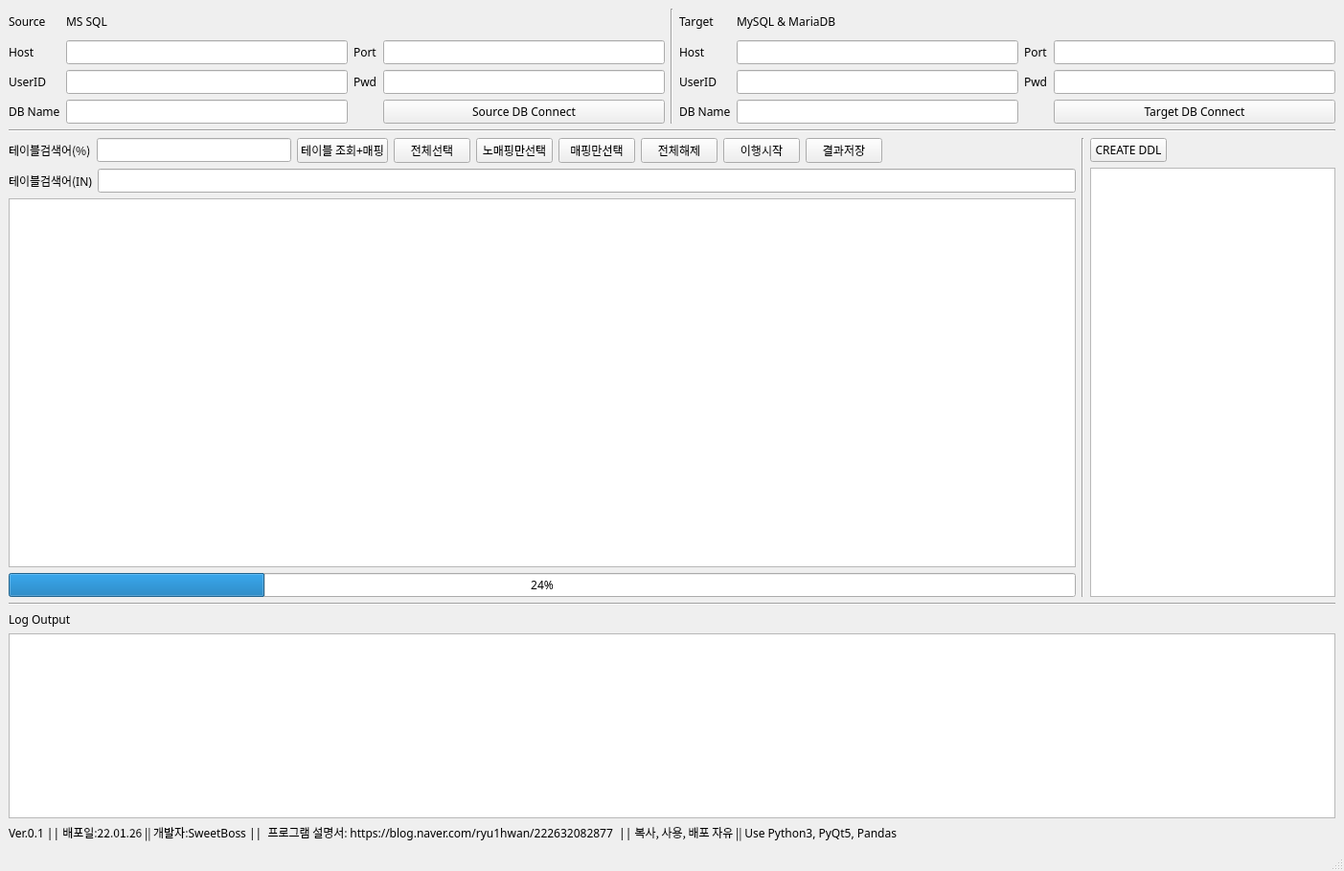
<?xml version="1.0" encoding="UTF-8"?>
<ui version="4.0">
 <class>mainFrm</class>
 <widget class="QMainWindow" name="mainFrm">
  <property name="geometry">
   <rect>
    <x>0</x>
    <y>0</y>
    <width>1403</width>
    <height>909</height>
   </rect>
  </property>
  <property name="font">
   <font>
    <family>D2Coding</family>
   </font>
  </property>
  <property name="windowTitle">
   <string>MigMini - For MS SQL to MySQL</string>
  </property>
  <widget class="QWidget" name="centralwidget">
   <layout class="QGridLayout" name="gridLayout_6">
    <item row="0" column="0">
     <layout class="QVBoxLayout" name="vlay_Main" stretch="1,0,4,0,2">
      <item>
       <layout class="QHBoxLayout" name="horizontalLayout">
        <item>
         <layout class="QGridLayout" name="gridLayout">
          <item row="5" column="0">
           <widget class="QLabel" name="label_13">
            <property name="font">
             <font>
              <family>D2Coding</family>
              <pointsize>9</pointsize>
             </font>
            </property>
            <property name="text">
             <string>DB Name</string>
            </property>
           </widget>
          </item>
          <item row="1" column="0">
           <widget class="QLabel" name="label_2">
            <property name="font">
             <font>
              <family>D2Coding</family>
              <pointsize>9</pointsize>
             </font>
            </property>
            <property name="text">
             <string>Host</string>
            </property>
           </widget>
          </item>
          <item row="0" column="0">
           <widget class="QLabel" name="label">
            <property name="font">
             <font>
              <family>D2Coding</family>
              <pointsize>9</pointsize>
             </font>
            </property>
            <property name="text">
             <string>Source</string>
            </property>
           </widget>
          </item>
          <item row="3" column="0">
           <widget class="QLabel" name="label_4">
            <property name="font">
             <font>
              <family>D2Coding</family>
              <pointsize>9</pointsize>
             </font>
            </property>
            <property name="text">
             <string>UserID</string>
            </property>
           </widget>
          </item>
          <item row="3" column="1">
           <widget class="QLineEdit" name="txtSourUserID">
            <property name="font">
             <font>
              <family>D2Coding</family>
              <pointsize>9</pointsize>
             </font>
            </property>
           </widget>
          </item>
          <item row="1" column="1">
           <widget class="QLineEdit" name="txtSourHost">
            <property name="font">
             <font>
              <family>D2Coding</family>
              <pointsize>9</pointsize>
             </font>
            </property>
           </widget>
          </item>
          <item row="5" column="1">
           <widget class="QLineEdit" name="txtSourDBName">
            <property name="font">
             <font>
              <family>D2Coding</family>
              <pointsize>9</pointsize>
             </font>
            </property>
           </widget>
          </item>
          <item row="0" column="1">
           <widget class="QLabel" name="label_31">
            <property name="font">
             <font>
              <family>D2Coding</family>
              <pointsize>9</pointsize>
             </font>
            </property>
            <property name="text">
             <string>MS SQL</string>
            </property>
           </widget>
          </item>
          <item row="1" column="3">
           <widget class="QLineEdit" name="txtSourPort">
            <property name="font">
             <font>
              <family>D2Coding</family>
              <pointsize>9</pointsize>
             </font>
            </property>
           </widget>
          </item>
          <item row="1" column="2">
           <widget class="QLabel" name="label_3">
            <property name="font">
             <font>
              <family>D2Coding</family>
              <pointsize>9</pointsize>
             </font>
            </property>
            <property name="text">
             <string>Port</string>
            </property>
           </widget>
          </item>
          <item row="3" column="2">
           <widget class="QLabel" name="label_5">
            <property name="font">
             <font>
              <family>D2Coding</family>
              <pointsize>9</pointsize>
             </font>
            </property>
            <property name="text">
             <string>Pwd</string>
            </property>
           </widget>
          </item>
          <item row="3" column="3">
           <widget class="QLineEdit" name="txtSourPwd">
            <property name="font">
             <font>
              <family>D2Coding</family>
              <pointsize>9</pointsize>
             </font>
            </property>
            <property name="inputMask">
             <string/>
            </property>
           </widget>
          </item>
          <item row="5" column="3">
           <widget class="QPushButton" name="btnSourConnect">
            <property name="font">
             <font>
              <family>D2Coding</family>
              <pointsize>9</pointsize>
             </font>
            </property>
            <property name="text">
             <string>Source DB Connect</string>
            </property>
           </widget>
          </item>
         </layout>
        </item>
        <item>
         <widget class="Line" name="line_4">
          <property name="orientation">
           <enum>Qt::Vertical</enum>
          </property>
         </widget>
        </item>
        <item>
         <layout class="QGridLayout" name="gridLayout_2">
          <item row="0" column="0">
           <widget class="QLabel" name="label_6">
            <property name="font">
             <font>
              <family>D2Coding</family>
              <pointsize>9</pointsize>
             </font>
            </property>
            <property name="text">
             <string>Target</string>
            </property>
           </widget>
          </item>
          <item row="1" column="0">
           <widget class="QLabel" name="label_7">
            <property name="font">
             <font>
              <family>D2Coding</family>
              <pointsize>9</pointsize>
             </font>
            </property>
            <property name="text">
             <string>Host</string>
            </property>
           </widget>
          </item>
          <item row="5" column="0">
           <widget class="QLabel" name="label_14">
            <property name="font">
             <font>
              <family>D2Coding</family>
              <pointsize>9</pointsize>
             </font>
            </property>
            <property name="text">
             <string>DB Name</string>
            </property>
           </widget>
          </item>
          <item row="1" column="1">
           <widget class="QLineEdit" name="txtTargHost">
            <property name="font">
             <font>
              <family>D2Coding</family>
              <pointsize>9</pointsize>
             </font>
            </property>
           </widget>
          </item>
          <item row="3" column="1">
           <widget class="QLineEdit" name="txtTargUserID">
            <property name="font">
             <font>
              <family>D2Coding</family>
              <pointsize>9</pointsize>
             </font>
            </property>
           </widget>
          </item>
          <item row="5" column="1">
           <widget class="QLineEdit" name="txtTargDBName">
            <property name="font">
             <font>
              <family>D2Coding</family>
              <pointsize>9</pointsize>
             </font>
            </property>
           </widget>
          </item>
          <item row="3" column="0">
           <widget class="QLabel" name="label_9">
            <property name="font">
             <font>
              <family>D2Coding</family>
              <pointsize>9</pointsize>
             </font>
            </property>
            <property name="text">
             <string>UserID</string>
            </property>
           </widget>
          </item>
          <item row="0" column="1">
           <widget class="QLabel" name="label_32">
            <property name="font">
             <font>
              <family>D2Coding</family>
              <pointsize>9</pointsize>
             </font>
            </property>
            <property name="text">
             <string>MySQL &amp; MariaDB</string>
            </property>
           </widget>
          </item>
          <item row="1" column="3">
           <widget class="QLineEdit" name="txtTargPort">
            <property name="font">
             <font>
              <family>D2Coding</family>
              <pointsize>9</pointsize>
             </font>
            </property>
           </widget>
          </item>
          <item row="1" column="2">
           <widget class="QLabel" name="label_8">
            <property name="font">
             <font>
              <family>D2Coding</family>
              <pointsize>9</pointsize>
             </font>
            </property>
            <property name="text">
             <string>Port</string>
            </property>
           </widget>
          </item>
          <item row="3" column="3">
           <widget class="QLineEdit" name="txtTargPwd">
            <property name="font">
             <font>
              <family>D2Coding</family>
              <pointsize>9</pointsize>
             </font>
            </property>
            <property name="inputMask">
             <string/>
            </property>
           </widget>
          </item>
          <item row="3" column="2">
           <widget class="QLabel" name="label_10">
            <property name="font">
             <font>
              <family>D2Coding</family>
              <pointsize>9</pointsize>
             </font>
            </property>
            <property name="text">
             <string>Pwd</string>
            </property>
           </widget>
          </item>
          <item row="5" column="3">
           <widget class="QPushButton" name="btnTargConnect">
            <property name="font">
             <font>
              <family>D2Coding</family>
              <pointsize>9</pointsize>
             </font>
            </property>
            <property name="text">
             <string>Target DB Connect</string>
            </property>
           </widget>
          </item>
         </layout>
        </item>
       </layout>
      </item>
      <item>
       <widget class="Line" name="line">
        <property name="orientation">
         <enum>Qt::Horizontal</enum>
        </property>
       </widget>
      </item>
      <item>
       <layout class="QHBoxLayout" name="hTabSour" stretch="4,0,0">
        <item>
         <layout class="QGridLayout" name="gridLayout_3">
          <item row="4" column="0">
           <widget class="QTableWidget" name="tabSour">
            <property name="font">
             <font>
              <family>D2Coding</family>
              <pointsize>9</pointsize>
             </font>
            </property>
            <property name="selectionBehavior">
             <enum>QAbstractItemView::SelectItems</enum>
            </property>
           </widget>
          </item>
          <item row="1" column="0">
           <layout class="QHBoxLayout" name="horizontalLayout_2">
            <item>
             <widget class="QLabel" name="label_15">
              <property name="text">
               <string>테이블검색어(%)</string>
              </property>
             </widget>
            </item>
            <item>
             <widget class="QLineEdit" name="txtMapSrchWord"/>
            </item>
            <item>
             <widget class="QPushButton" name="btnTabMapping">
              <property name="font">
               <font>
                <family>D2Coding</family>
                <pointsize>9</pointsize>
               </font>
              </property>
              <property name="text">
               <string>테이블 조회+매핑</string>
              </property>
             </widget>
            </item>
            <item>
             <widget class="QPushButton" name="btnSourAllCheck">
              <property name="font">
               <font>
                <family>D2Coding</family>
                <pointsize>9</pointsize>
               </font>
              </property>
              <property name="text">
               <string>전체선택</string>
              </property>
             </widget>
            </item>
            <item>
             <widget class="QPushButton" name="btnNoSourMapCheck">
              <property name="text">
               <string>노매핑만선택</string>
              </property>
             </widget>
            </item>
            <item>
             <widget class="QPushButton" name="btnSourMapCheck">
              <property name="text">
               <string>매핑만선택</string>
              </property>
             </widget>
            </item>
            <item>
             <widget class="QPushButton" name="btnSourAllUnCheck">
              <property name="font">
               <font>
                <family>D2Coding</family>
                <pointsize>9</pointsize>
               </font>
              </property>
              <property name="text">
               <string>전체해제</string>
              </property>
             </widget>
            </item>
            <item>
             <widget class="QPushButton" name="btnMigStart">
              <property name="font">
               <font>
                <family>D2Coding</family>
                <pointsize>9</pointsize>
               </font>
              </property>
              <property name="autoFillBackground">
               <bool>false</bool>
              </property>
              <property name="text">
               <string>이행시작</string>
              </property>
             </widget>
            </item>
            <item>
             <widget class="QPushButton" name="btnSaveTab">
              <property name="text">
               <string>결과저장</string>
              </property>
             </widget>
            </item>
            <item>
             <spacer name="horizontalSpacer">
              <property name="font">
               <font>
                <family>D2Coding</family>
                <pointsize>9</pointsize>
               </font>
              </property>
              <property name="orientation">
               <enum>Qt::Horizontal</enum>
              </property>
              <property name="sizeHint" stdset="0">
               <size>
                <width>40</width>
                <height>20</height>
               </size>
              </property>
             </spacer>
            </item>
           </layout>
          </item>
          <item row="6" column="0">
           <widget class="QProgressBar" name="prgBar">
            <property name="font">
             <font>
              <family>D2Coding</family>
              <pointsize>9</pointsize>
             </font>
            </property>
            <property name="value">
             <number>24</number>
            </property>
           </widget>
          </item>
          <item row="2" column="0">
           <layout class="QHBoxLayout" name="horizontalLayout_4">
            <item>
             <widget class="QLabel" name="label_12">
              <property name="text">
               <string>테이블검색어(IN)</string>
              </property>
             </widget>
            </item>
            <item>
             <widget class="QLineEdit" name="txtMarSrchIn"/>
            </item>
           </layout>
          </item>
         </layout>
        </item>
        <item>
         <widget class="Line" name="line_3">
          <property name="orientation">
           <enum>Qt::Vertical</enum>
          </property>
         </widget>
        </item>
        <item>
         <layout class="QVBoxLayout" name="verticalLayout">
          <item>
           <layout class="QHBoxLayout" name="horizontalLayout_3">
            <item>
             <widget class="QPushButton" name="btnMakeDDL">
              <property name="font">
               <font>
                <family>D2Coding</family>
                <pointsize>9</pointsize>
                <weight>50</weight>
                <bold>false</bold>
                <strikeout>false</strikeout>
               </font>
              </property>
              <property name="text">
               <string>CREATE DDL</string>
              </property>
             </widget>
            </item>
            <item>
             <spacer name="horizontalSpacer_3">
              <property name="font">
               <font>
                <family>D2Coding</family>
                <pointsize>9</pointsize>
               </font>
              </property>
              <property name="orientation">
               <enum>Qt::Horizontal</enum>
              </property>
              <property name="sizeHint" stdset="0">
               <size>
                <width>40</width>
                <height>20</height>
               </size>
              </property>
             </spacer>
            </item>
           </layout>
          </item>
          <item>
           <widget class="QTextEdit" name="txtScript">
            <property name="font">
             <font>
              <family>D2Coding</family>
              <pointsize>9</pointsize>
             </font>
            </property>
           </widget>
          </item>
         </layout>
        </item>
       </layout>
      </item>
      <item>
       <widget class="Line" name="line_2">
        <property name="orientation">
         <enum>Qt::Horizontal</enum>
        </property>
       </widget>
      </item>
      <item>
       <layout class="QHBoxLayout" name="h_tail" stretch="0">
        <item>
         <layout class="QVBoxLayout" name="verticalLayout_2">
          <item>
           <widget class="QLabel" name="label_33">
            <property name="font">
             <font>
              <family>D2Coding</family>
              <pointsize>9</pointsize>
             </font>
            </property>
            <property name="text">
             <string>Log Output</string>
            </property>
           </widget>
          </item>
          <item>
           <widget class="QTextEdit" name="txtLog">
            <property name="font">
             <font>
              <family>D2Coding</family>
              <pointsize>9</pointsize>
             </font>
            </property>
           </widget>
          </item>
          <item>
           <widget class="QLabel" name="label_11">
            <property name="text">
             <string>Ver.0.1 || 배포일:22.01.26 || 개발자:SweetBoss ||  프로그램 설명서: https://blog.naver.com/ryu1hwan/222632082877  || 복사, 사용, 배포 자유 || Use Python3, PyQt5, Pandas</string>
            </property>
           </widget>
          </item>
         </layout>
        </item>
       </layout>
      </item>
     </layout>
    </item>
   </layout>
  </widget>
  <widget class="QMenuBar" name="menubar">
   <property name="geometry">
    <rect>
     <x>0</x>
     <y>0</y>
     <width>1403</width>
     <height>24</height>
    </rect>
   </property>
  </widget>
  <widget class="QStatusBar" name="statusbar"/>
 </widget>
 <tabstops>
  <tabstop>txtSourHost</tabstop>
  <tabstop>txtSourPort</tabstop>
  <tabstop>txtSourUserID</tabstop>
  <tabstop>txtSourPwd</tabstop>
  <tabstop>txtSourDBName</tabstop>
  <tabstop>btnSourConnect</tabstop>
  <tabstop>txtTargHost</tabstop>
  <tabstop>txtTargPort</tabstop>
  <tabstop>txtTargUserID</tabstop>
  <tabstop>txtTargPwd</tabstop>
  <tabstop>txtTargDBName</tabstop>
  <tabstop>btnTargConnect</tabstop>
  <tabstop>txtMapSrchWord</tabstop>
  <tabstop>btnTabMapping</tabstop>
  <tabstop>btnSourAllCheck</tabstop>
  <tabstop>btnNoSourMapCheck</tabstop>
  <tabstop>btnSourMapCheck</tabstop>
  <tabstop>btnSourAllUnCheck</tabstop>
  <tabstop>btnMigStart</tabstop>
  <tabstop>btnSaveTab</tabstop>
  <tabstop>btnMakeDDL</tabstop>
  <tabstop>txtScript</tabstop>
  <tabstop>tabSour</tabstop>
  <tabstop>txtLog</tabstop>
 </tabstops>
 <resources/>
 <connections/>
</ui>
